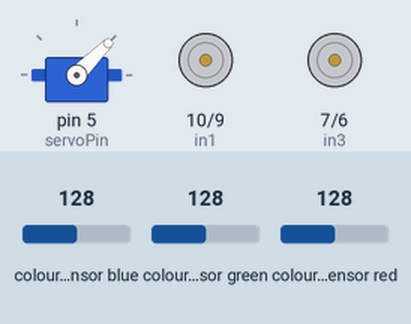
This sketch was run on a simulated Arduino Uno, built with avr-gcc and run on an emulated ATmega328P. On the bench: servo, motor-driver pin pairs drawn as motors (green arrow = first pin HIGH = forward, orange = second pin HIGH = backward, longer = more drive, scaled by the enable pin). Wiring (inferred from the names in the program): TCS3200 colour sensor: output pin 4; S2 pin 2; S3 pin 3. The inputs (shaded band) are chosen by the test bench; at power-on: colour sensor blue 128, colour sensor green 128, colour sensor red 128.

Above: at 0.1 s.
At 1.15 s:
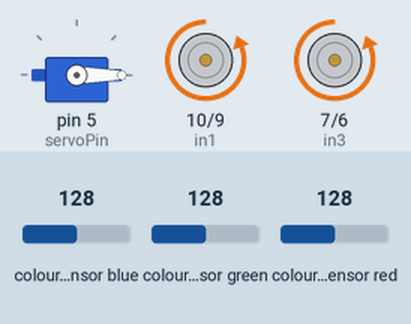
At 20.1 s:
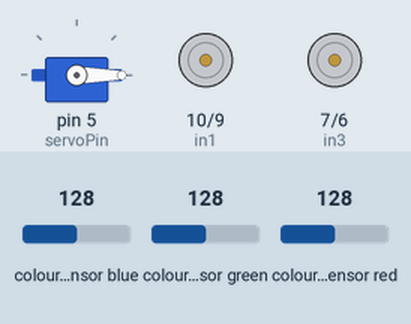
At 39.9 s:
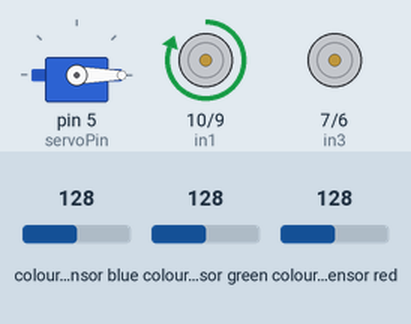
Timing chart, 0 to 40.0 s (numbered marks = the images above):
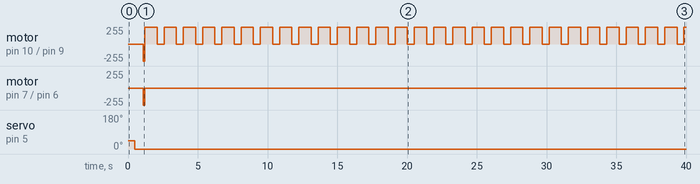

Measured:
- by itself, motor on pin 10 (in1) / pin 9 (in2): repeats every 1.4 s: forward 255/255 0.88 s, stopped 0.50 s
- by itself, motor on pin 7 (in3) / pin 6 (in4): stopped → backward 255/255 at 1.1 s, → stopped 0.10 s later
- by itself, servo on pin 5 (servoPin): 45° → 0° at 0.50 s

The sketch:

challenge1.ino
```cpp
#include <Servo.h>

// ==========================
// PIN & SENSOR DEFINITIONS
// ==========================

// Color sensor pins
#define S0 0
#define S1 1
#define S2 2
#define S3 3
#define sensorOut 4

// Ultrasonic sensor pins
const int trigPin = 12;
const int echoPin = 13;

// Motor A connections (left motor)
int enA = 11;
int in1 = 10;
int in2 = 9;
// Motor B connections (right motor)
int enB = 8;
int in3 = 7;
int in4 = 6;

// LED for feedback (blink on correct detection)
int LEDPin = A0; // Adjust if needed

// Servo for the claw (if used)
Servo Clamp;
int servoPin = 5;
int angle = 0;
int servoOpenClose = 0; // zero is closed, 1 is open

// ==========================
// CALIBRATION VALUES
// ==========================
// (These should be set using your calibration sketch)
// *Get these from Calibration Sketch
int redMin = 213; // Red minimum value
int redMax = 1365; // Red maximum value
int greenMin = 207; // Green minimum value
int greenMax = 1243; // Green maximum value
int blueMin = 180; // Blue minimum value
int blueMax = 1204; // Blue maximum value

// Variables for Color Pulse Width Measurements
int redPW = 0;
int greenPW = 0;
int bluePW = 0;

// Variables for final Color values
int redValue;
int greenValue;
int blueValue;


// ==========================
// COLOR CONSTANTS & PATTERN
// ==========================

// Use simple constants to represent colors
#define COLOR_NONE  0
#define COLOR_RED   0x01  // 1 in decimal (001 in binary)
#define COLOR_BLUE  0x02  // 2 in decimal (010 in binary)
#define COLOR_GREEN 0x04  // 4 in decimal (100 in binary)
#define COLOR_WHITE 0x07  // 4 in decimal (100 in binary)


// ==========================
// MOTOR DRIVE MODES
// ==========================
int forwardMode[4] = { HIGH, LOW, HIGH, LOW };
int backwardMode[4] = { LOW, HIGH, LOW, HIGH };
int leftMode[4] = { LOW, HIGH, HIGH, LOW };
int rightMode[4] = { HIGH, LOW, LOW, HIGH };

// For timing driving maneuvers
int secPerRotation = 2800;  // time (ms) for a full rotation (adjust as needed)

// ==========================
// SETUP
// ==========================
void setup() {
	// Set S0 - S3 as outputs
	pinMode(S0, OUTPUT);
	pinMode(S1, OUTPUT);
	pinMode(S2, OUTPUT);
	pinMode(S3, OUTPUT);

	// Set Pulse Width scaling to 20%
	digitalWrite(S0, HIGH);
	digitalWrite(S1, LOW);

	// Set Sensor output as input
	pinMode(sensorOut, INPUT);


	// Motor pins setup
	pinMode(enA, OUTPUT);
	pinMode(enB, OUTPUT);
	pinMode(in1, OUTPUT);
	pinMode(in2, OUTPUT);
	pinMode(in3, OUTPUT);
	pinMode(in4, OUTPUT);

	// Initialize motors to off
	digitalWrite(in1, LOW);
	digitalWrite(in2, LOW);
	digitalWrite(in3, LOW);
	digitalWrite(in4, LOW);

	// Set motor "speed" pins high (if using PWM later, adjust accordingly)
	digitalWrite(enA, HIGH);
	digitalWrite(enB, HIGH);

	// Setup Serial Monitor
	Serial.begin(9600);
	Clamp.attach(servoPin); //links servo to the pin

  angle = 45;
	Clamp.write(angle);
  delay(500);
	angle = 0;
	Clamp.write(angle);
	startingSetup();
}

// ==========================
// GAME LOGIC
// ==========================

int numColorPassed = 0; // stop when 4;
int currentColor = 0;
int prevColor = 0;


void loop() {
	int detectedColor = getColor();

	// Serial.println(numColorPassed);
	if (numColorPassed > 4) {
		// Serial.println("GAME ENDED");
		stop();
		angle = 45;
		Clamp.write(angle);
    delay(50);
		while (true);
	}

	// Serial.println(detectedColor);
	// drive(forwardMode, 400);

	zig();
	if (detectedColor != currentColor) {
		prevColor = currentColor;
		currentColor = detectedColor;
		numColorPassed++;
	}
	stop();
	delay(1000);

	detectedColor = getColor();
	zag();
	if (detectedColor != currentColor) {
		prevColor = currentColor;
		currentColor = detectedColor;
		numColorPassed++;
	}

	stop();
	delay(1000);

}

int getColor() {
	// Read Red Pulse Width
	redPW = getRedPW();
	// Map to value from 0-255
	redValue = map(redPW, redMin, redMax, 255, 0);
	// Delay to stabilize sensor
	delay(200);

	// Read Green Pulse Width
	greenPW = getGreenPW();
	// Map to value from 0-255
	greenValue = map(greenPW, greenMin, greenMax, 255, 0);
	// Delay to stabilize sensor
	delay(200);

	// Read Blue Pulse Width
	bluePW = getBluePW();
	// Map to value from 0-255
	blueValue = map(bluePW, blueMin, blueMax, 255, 0);
	// Delay to stabilize sensor
	delay(200);

	// // Print output to Serial Monitor
	// Serial.print("Red PW = ");
	// Serial.print(redPW);
	// Serial.print(" - Green PW = ");
	// Serial.print(greenPW);
	// Serial.print(" - Blue PW = ");
	// Serial.println(bluePW);

	// // Print output to Serial Monitor
	// Serial.print("Red PW = ");
	// Serial.print(redValue);
	// Serial.print(" - Green PW = ");
	// Serial.print(greenValue);
	// Serial.print(" - Blue PW = ");
	// Serial.println(blueValue);

	if (redValue < 100 && blueValue < 100 && greenValue < 100) {
		// Serial.println("Black is detected");
		return COLOR_NONE;
	}
	else if (redValue > 210 && blueValue > 210 && greenValue > 210) {
		// Serial.println("floor is detected");
		return COLOR_WHITE;

	}
	else if (redValue > greenValue && redValue > blueValue) {
		// Serial.println("Red is Detected");
		return COLOR_RED;
	}
	else if (greenValue > blueValue && greenValue > redValue) {
		// Serial.println("Green is Detected");
		return COLOR_GREEN;
	}
	else if (blueValue > redValue && blueValue > greenValue) {
		// Serial.println("Blue is Detected");
		return COLOR_BLUE;

	}
	else {
		//  Serial.println("Nothing is Detected");
		return COLOR_WHITE;
	}
}

void startingSetup() {
	int detectedColor = getColor();

	drive(backwardMode, 100);

	int turn[] = { HIGH, LOW, LOW, LOW };
	while (detectedColor != COLOR_BLUE && detectedColor != COLOR_RED && detectedColor != COLOR_GREEN) {
		drive(turn, secPerRotation * 0.1);
		detectedColor = getColor();
		stop();
		delay(500);
	}
}

// Drive the motors using the specified mode and duration.
void drive(int driveMode[], float duration) {
	digitalWrite(in1, driveMode[0]);
	digitalWrite(in2, driveMode[1]);
	digitalWrite(in3, driveMode[2]);
	digitalWrite(in4, driveMode[3]);
	delay(duration);
}

void stop() {

	// Turn off motors
	digitalWrite(in1, LOW);
	digitalWrite(in2, LOW);
	digitalWrite(in3, LOW);
	digitalWrite(in4, LOW);
}


void zig() {
	drive(leftMode, secPerRotation * 0.125);
	drive(forwardMode, 500);
	stop();
}

void zag() {
	drive(rightMode, secPerRotation * 0.125);
	drive(forwardMode, 500);
	stop();
}

// Function to read Red Pulse Widths
int getRedPW() {
	// Set sensor to read Red only
	digitalWrite(S2, LOW);
	digitalWrite(S3, LOW);
	// Define integer to represent Pulse Width
	int PW;
	// Read the output Pulse Width
	PW = pulseIn(sensorOut, LOW);
	// Return the value
	return PW;
}

// Function to read Green Pulse Widths
int getGreenPW() {
	// Set sensor to read Green only
	digitalWrite(S2, HIGH);
	digitalWrite(S3, HIGH);
	// Define integer to represent Pulse Width
	int PW;
	// Read the output Pulse Width
	PW = pulseIn(sensorOut, LOW);
	// Return the value
	return PW;
}

// Function to read Blue Pulse Widths
int getBluePW() {
	// Set sensor to read Blue only
	digitalWrite(S2, LOW);
	digitalWrite(S3, HIGH);
	// Define integer to represent Pulse Width
	int PW;
	// Read the output Pulse Width
	PW = pulseIn(sensorOut, LOW);
	// Return the value
	return PW;
}
```
